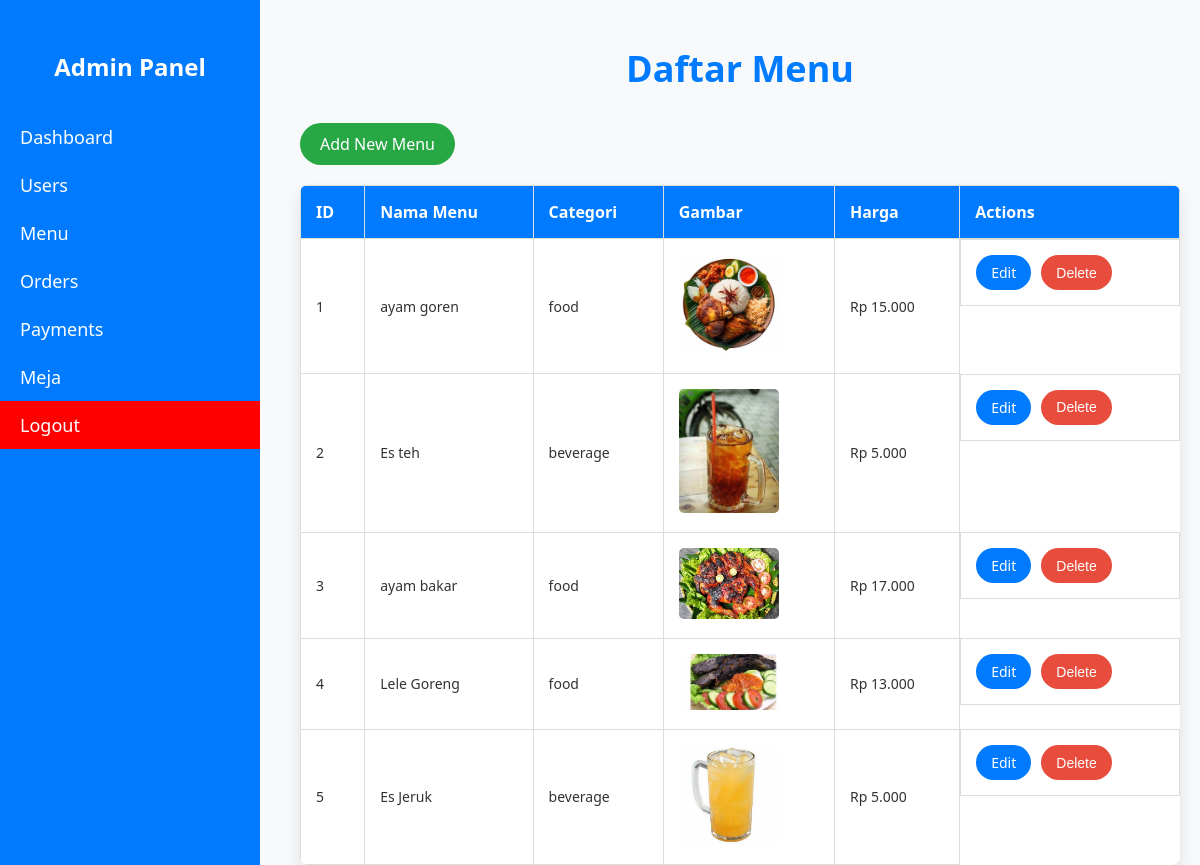
Screenshot of /pages/admin/menu/menu.php (signed in) with the database file from the repository.
### tables this page shows
CREATE TABLE `menu_items` (
  `id` int(11) NOT NULL,
  `name` varchar(255) NOT NULL,
  `category` enum('food','beverage','dessert') NOT NULL,
  `price` decimal(10,2) NOT NULL,
  `description` text DEFAULT NULL,
  `image` varchar(255) DEFAULT NULL,
  `created_at` timestamp NOT NULL DEFAULT current_timestamp(),
  `updated_at` timestamp NOT NULL DEFAULT current_timestamp() ON UPDATE current_timestamp()
);

### pages/admin/menu/menu.php (the view, shortened to what this page needs)
<?php
include('../../../includes/db.php');
$query = "SELECT * FROM menu_items";
$result = mysqli_query($conn, $query);
?>
<!DOCTYPE html>
<html lang="en">
<head>
</head>
<body>
<div class="container">
    <div class="sidebar">
        <h2>Admin Panel</h2>
        <a href="../dashboard.php">Dashboard</a>
        <a href="../users/users.php">Users</a>
        <a href="menu.php">Menu</a>
        <a href="../order/orders.php">Orders</a>
        <a href="../payment/payment.php">Payments</a>
        <a href="../meja/meja.php">Meja</a>
        <a href="../../logout.php" style="color: white; background-color: red; ">Logout</a>
    </div>
    <div class="content">
        <h1>Daftar Menu</h1>
        <a href="add_menu.php" class="add-menu-btn">Add New Menu</a>
        <table>
            <thead>
                <tr>
                    <th>ID</th>
                    <th>Nama Menu</th>
                    <th>Categori</th>
                    <th>Gambar</th>
                    <th>Harga</th>
                    <th>Actions</th>
                </tr>
            </thead>
            <tbody>
                <?php
                $iteration = 1;
                while ($menu = mysqli_fetch_assoc($result)): ?>
                <tr>
                    <td><?php echo $iteration++; ?></td>
                    <td><?php echo $menu['name']; ?></td>
                    <td><?php echo $menu['category']; ?></td>
                    <td><img src="../../../public/assets/img/<?php echo $menu['image']; ?>" alt="Menu Image"></td>
                    <td><?php echo 'Rp ' . number_format($menu['price'], 0, ',', '.'); ?></td>
                    <td class="action-container">
                        <a href="edit_menu.php?id=<?php echo $menu["id"]; ?>" class="action-btn">Edit</a>
                        <button onclick="confirmDelete(<?php echo $menu['id']; ?>)" class="action-btn delete">Delete</button>
                    </td>
                </tr>
                <?php endwhile; ?>
            </tbody>
        </table>
    </div>
</div>
</body>
</html>

### pages/admin/menu/menu.php (style rules this page uses)
body { font-family: 'Segoe UI', Tahoma, Geneva, Verdana, sans-serif; margin: 0; padding: 0; background-color: #f8f9fa; color: #333; }
.container { display: flex; height: 100vh; flex-direction: row; min-height: 100vh; transition: margin-left 0.3s ease; }
.sidebar { width: 260px; background-color: #007BFF; color: white; height: 100%; padding-top: 30px; position: fixed; transition: left 0.3s ease; z-index: 1000; left: 0; }
.sidebar a { color: white; padding: 12px 20px; text-decoration: none; display: block; font-size: 18px; transition: background-color 0.3s ease; }
.sidebar h2 { text-align: center; font-size: 24px; margin-bottom: 30px; }
.content { margin-left: 280px; padding: 20px; flex: 1; transition: margin-left 0.3s ease; }
h1 { color: #007BFF; text-align: center; margin-bottom: 30px; font-size: 36px; }
.add-menu-btn { display: inline-block; text-decoration: none; padding: 10px 20px; background-color: #28a745; color: white; font-size: 16px; border-radius: 30px; text-align: center; margin-bottom: 10px; transition: background-color 0.3s ease; }
table { width: 100%; border-collapse: collapse; margin-top: 10px; box-shadow: 0 8px 16px rgba(0, 0, 0, 0.1); background-color: white; border-radius: 8px; overflow: hidden; table-layout: auto; }
th, td { padding: 15px; text-align: left; border: 1px solid #ddd; }
th { background-color: #007BFF; color: white; font-size: 16px; }
td { background-color: #ffffff; font-size: 14px; height: auto; }
td img { border-radius: 5px; max-width: 100px; height: auto; }
.action-btn { padding: 8px 15px; border: none; text-decoration: none; background-color: #007BFF; color: white; cursor: pointer; border-radius: 30px; font-size: 14px; transition: background-color 0.3s ease; }
.action-btn.delete { background-color: #e74c3c; }
.action-container { display: flex; gap: 10px; }

### rows the page displays
menu_items: name "ayam goren", category "food", image (picture), price "15.000"
menu_items: name "Es teh", category "beverage", image (picture), price "5.000"
menu_items: name "ayam bakar", category "food", image (picture), price "17.000"
menu_items: name "Lele Goreng", category "food", image (picture), price "13.000"
menu_items: name "Es Jeruk", category "beverage", image (picture), price "5.000"
